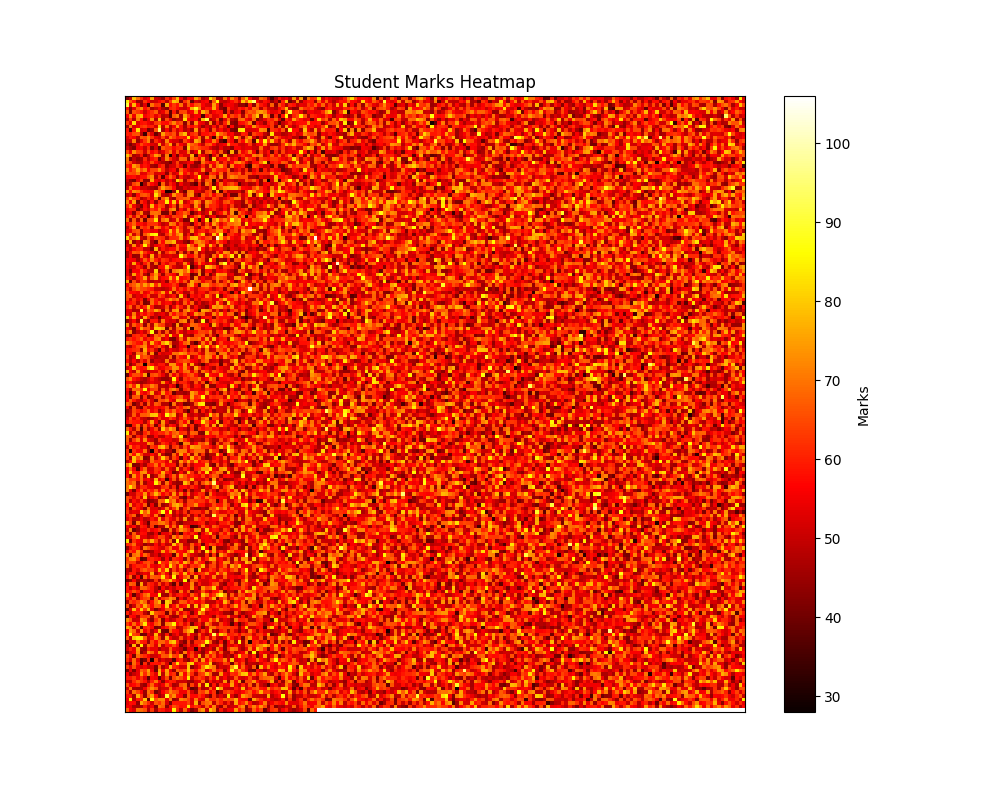

This chart was generated by the following Python code:
import matplotlib.pyplot as plt
import pandas as pd
import numpy as np

# Load data from CSV
csv_file = "Final.csv"  # Change this to your actual file
df = pd.read_csv(csv_file, header=None, names=["S.No", "Roll No", "Marks"])

# Reshape marks into a square or rectangular grid for heatmap
num_students = len(df)
grid_size = int(np.ceil(np.sqrt(num_students)))  # Make a square grid

# Fill grid with marks, padding with NaN if needed
marks_array = np.full((grid_size, grid_size), np.nan)
marks_array.flat[:num_students] = df["Marks"].values

# Plot heatmap
plt.figure(figsize=(10, 8))
plt.imshow(marks_array, cmap="hot", aspect="auto", interpolation="nearest")
plt.colorbar(label="Marks")

# Remove axis labels
plt.xticks([])
plt.yticks([])
plt.title("Student Marks Heatmap")

# Show plot
plt.show()
